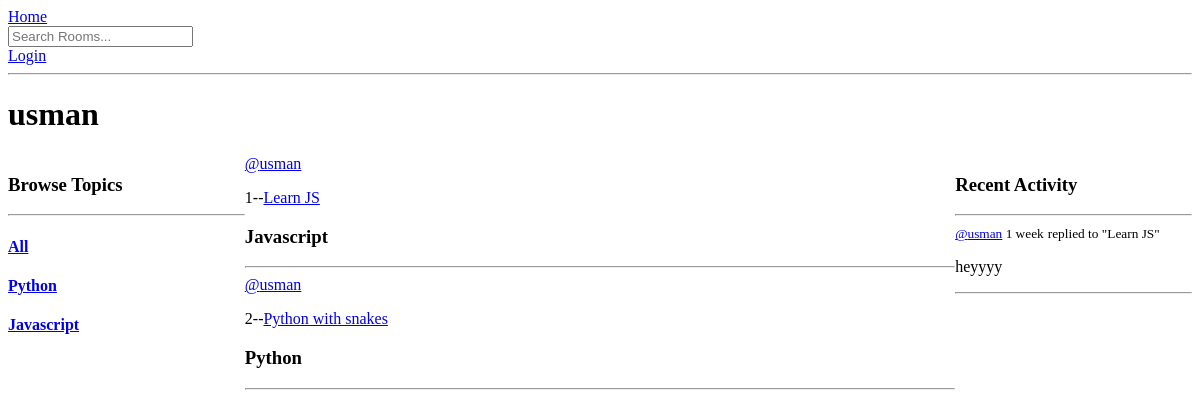
The app's page /profile/1/, older data.
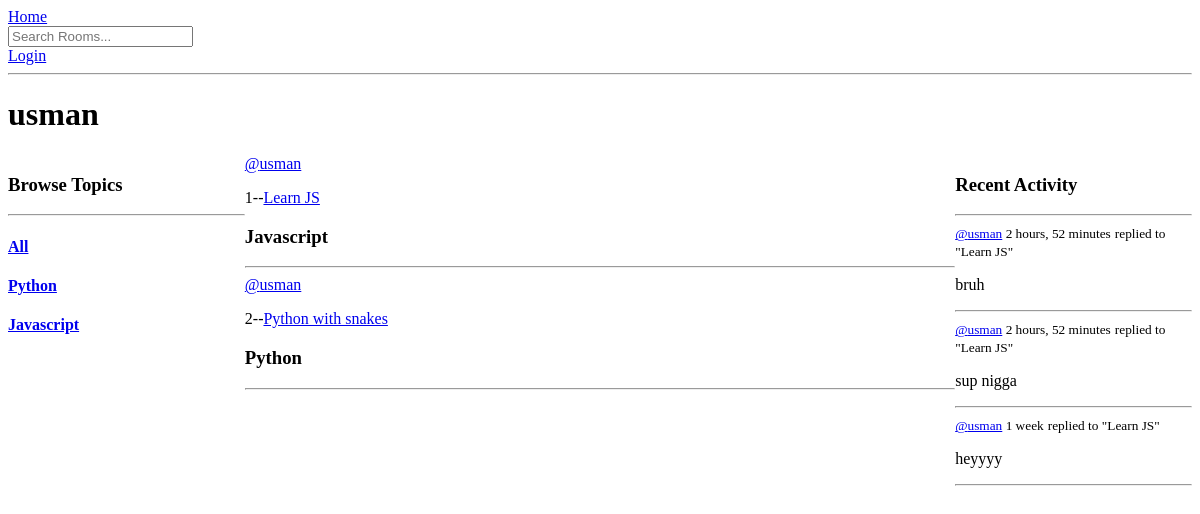
The same page, newer data.
### doors/models.py (models this page shows)
class Topic(models.Model):
    name = models.CharField(max_length=200)
    def __str__(self):
        return self.name

class Room(models.Model):
    host = models.ForeignKey(User, on_delete=models.SET_NULL, null=True)
    topic = models.ForeignKey(Topic, on_delete=models.SET_NULL, null=True)
    name = models.CharField(max_length=200)
    participants = models.ManyToManyField(User, related_name='participants', blank=True)
    description = models.TextField(null=True, blank=True)
    updated = models.DateTimeField(auto_now=True)
    created = models.DateTimeField(auto_now_add=True)
    class Meta:
        ordering = ['-updated', '-created']
    def __str__(self):
        return self.name

class Message(models.Model):
    user = models.ForeignKey(User, on_delete=models.CASCADE)
    room = models.ForeignKey(Room, on_delete=models.CASCADE)
    body = models.TextField()
    updated = models.DateTimeField(auto_now=True)
    created = models.DateTimeField(auto_now_add=True)
    def __str__(self):
        return self.body[0:50]

### doors/views.py (the view)
# urls.py: path('profile/<str:pk>/', views.userProfile, name='user-profile'),
def userProfile(request, pk):
    user = models.User.objects.get(id=int(pk))
    rooms = user.room_set.all()
    topics = models.Topic.objects.all()
    room_messages = user.message_set.all().order_by('-created')
    context = {'user':user, 'rooms':rooms, 'topics':topics, 'room_messages':room_messages}
    return render(request, 'doors/profile.html', context)

### doors/templates/doors/profile.html (shortened to what this page needs)
{% extends 'main.html' %}
{% block content %}
    <h1>{{user.username}}</h1>
    <div class="profile-container">
        <div>
            {% include 'doors/topics_component.html' %}
        </div>
        <div>
            {% include 'doors/feed_component.html' %}
        </div>
        <div>
            {% include 'doors/activity_component.html' %}
        </div>
    </div>
{% endblock %}

### doors/templates/doors/topics_component.html
<h3>Browse Topics</h3>
<hr>
<div>
    <a href="{% url 'home' %}"><h4>All</h4></a>
</div>
{% for topic in topics %}
    <div>
        <a href="{% url 'home' %}?q={{topic.name}}"><h4>{{topic.name}}</h4></a>
    </div>
{% endfor %}

### doors/templates/doors/feed_component.html
<div>
    {% for room in rooms %}
        <a href="{% url 'user-profile' room.host.id %}">@{{room.host.username}}</a>
        <p>{{room.id}}--<a href="{% url 'room' room.id %}">{{room.name}}</a></p>
        <h3>{{room.topic}}</h3>
        <hr>
    {% endfor %}
</div>

### doors/templates/doors/activity_component.html (shortened to what this page needs)
<h3>Recent Activity</h3>
<hr>
{% for message in room_messages %}
    <div>
        <small><a href="{% url 'user-profile' message.user.id %}">@{{message.user}}</a>    {{message.created|timesince}}</small>
        <small>replied to "{{message.room}}"</small>
        <p>{{message}}</p>
        <hr>
    </div>
{% endfor %}

Row changes from the older to the newer data that the page shows:
added Message: user "usman", created "2 hours, 52 minutes", room "Learn JS", body "bruh"
added Message: user "usman", created "2 hours, 52 minutes", room "Learn JS", body "sup nigga"
